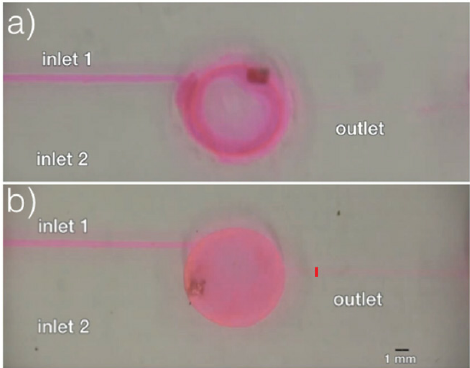
#> input picture homework/ImageProcessing_usecases/images/rhodamine.png, 470 x 368 px
$ jupyter execute --allow-errors practical_examples.ipynb   (older library calls are emulated)
#> lines starting #> are read from the running program, lines starting #| are printed output that depends on the picture; after the words box and inside, x2 and y2 are one past the last pixel; in counts of white or black regions, pixels touching at a corner belong together
[cell 1]
import cv2
import numpy as np
import matplotlib.pyplot as plt
from ipywidgets import interactive

[cell 2]
def show(image, title="image"):
    cv2.imshow(title,image)
    cv2.waitKey(0)
    cv2.destroyAllWindows()

[cell 3]
def show_all(images, titles):
    for i in range(len(images)):
        show(images[i], titles[i])

[cell 4]
## rhodamine dye mixing

[cell 5]
img = cv2.imread('./images/rhodamine.png', cv2.IMREAD_COLOR)
#> img is the input picture: shape (368, 470, 3); mean B, G, R 141.7, 145.2, 158.7

b,g,r = cv2.split(img)

w_r=2
w_b=1
w_g=1.8

weighted_image = w_r * r + w_b * r + w_g * g

weighted_image = cv2.normalize(weighted_image, None, 0, 255, cv2.NORM_MINMAX)

weighted_image = np.uint8(weighted_image)

# bwimg = cv2.cvtColor(weighted_image, cv2.COLOR_BGR2GRAY)

equalized_image = cv2.equalizeHist(weighted_image)

blurred_image = cv2.GaussianBlur(equalized_image, (5, 5), 0)

[cell 6]
images = [img, equalized_image, blurred_image]
titles = ["orginal", "equalized", "blurred"]
show_all(images, titles)
#> the loop in show_all, `for i in range(len(images)):` made 3 passes
#> the sliders are set to threshold = 140

[cell 7]
def binarize(threshold=100):
    _, binary_thresh = cv2.threshold(bwimg, threshold, 255, cv2.THRESH_BINARY)

    plt.imshow(binary_thresh)

#> (a cell that did not finish here is left out)

[cell 9]
_, thresholded_image = cv2.threshold(equalized_image, 141, 255, cv2.THRESH_BINARY)
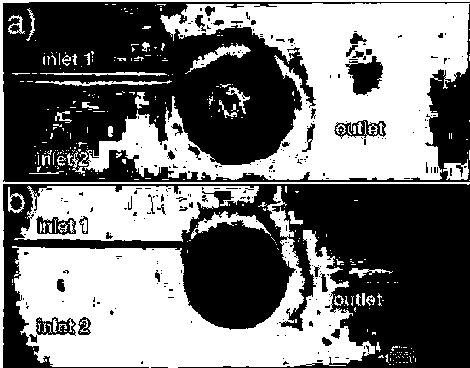
#> thresholded_image: shape (368, 470); 46.3% white; 327 white regions (273 under 20 px), largest, box (x1, y1, x2, y2) and area: (84, 3, 470, 180) 33778, (12, 186, 375, 368) 28954, (14, 186, 259, 242) 8601
show(thresholded_image)

[cell 10]
kernel = np.ones((2, 2), np.uint8)
opened = cv2.morphologyEx(thresholded_image, cv2.MORPH_CLOSE, kernel)
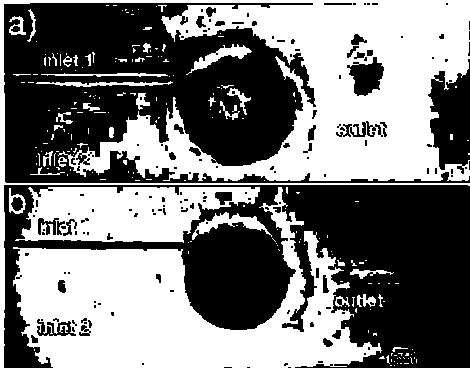
#> opened: shape (368, 470); 47.8% white; 207 white regions (167 under 20 px)
show(opened, "open")
contours, _ = cv2.findContours(thresholded_image, cv2.RETR_TREE, cv2.CHAIN_APPROX_SIMPLE)
#> contours = 690 contours, 599 with area under 20; largest, box (x1, y1, x2, y2) and area: (84, 3, 470, 180) 35484, (12, 186, 375, 368) 29406, (14, 186, 259, 242) 9294, (0, 0, 470, 368) 1891, (344, 55, 384, 96) 954

[cell 11]
output_image = img.copy()
cv2.drawContours(output_image, contours, -1, (0, 255, 0), 2)
#> the sliders are set to w_r = 1.0, w_b = 1.0, w_g = 0.5
show(output_image, "output")

[cell 12]
B,G,R = cv2.split(img)

def bias(w_r=1, w_b=1, w_g=1):
#> called with w_r = 1, w_b = 1, w_g = 0.5
    weighted_image = w_r * R + w_b * B - w_g * G
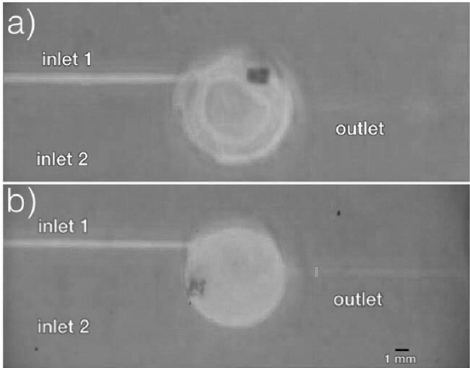
#> weighted_image: shape (368, 470) float64; min 56.5, max 383, mean 227.8; drawn with min black and max white

    weighted_image = cv2.normalize(weighted_image, None, 0, 255, cv2.NORM_MINMAX)

    weighted_image = np.uint8(weighted_image)
    image_rgb = cv2.cvtColor(weighted_image, cv2.COLOR_BGR2RGB)
    plt.imshow(image_rgb)

[cell 13]
w = interactive(bias, w_r=(0,2, 0.2), w_b=(0,2,0.2), w_g=(-1,2,0.2))
w

[cell 14]
# Gradient detection using Sobel operator
sobelx = cv2.Sobel(weighted_image, cv2.CV_64F, 1, 0, ksize=5)
sobely = cv2.Sobel(weighted_image, cv2.CV_64F, 0, 1, ksize=5)
sobel_magnitude = np.sqrt(sobelx**2 + sobely**2)
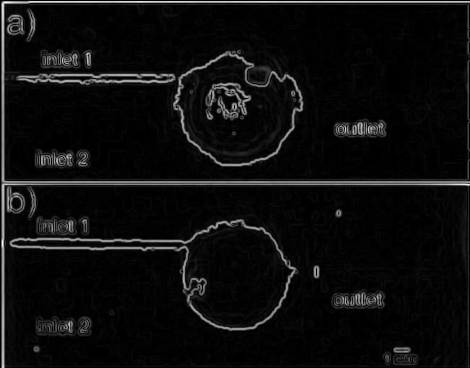
#> sobel_magnitude: shape (368, 470) float64; min 0, max 8669.1, mean 472.9; drawn with min black and max white

plt.imshow(sobel_magnitude, cmap='gray')

#> (a cell that did not finish here is left out)

[cell 16]
## x-Rays

[cell 17]
import cv2
import numpy as np
import matplotlib.pyplot as plt

xray_image = cv2.imread('./images/xray.jpg', cv2.IMREAD_GRAYSCALE)
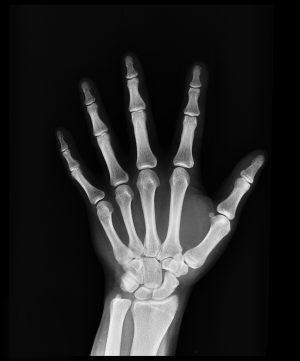
#> input picture homework/ImageProcessing_usecases/images/xray.jpg, 300 x 361 px
#> xray_image is the input picture: shape (361, 300); min 0, max 246, mean 36.2

blurred_image = cv2.GaussianBlur(xray_image, (11,11), 0)
#> blurred_image: shape (361, 300)

adaptive_thresh = cv2.adaptiveThreshold(blurred_image, 255,
                                        cv2.ADAPTIVE_THRESH_GAUSSIAN_C,
                                        cv2.THRESH_BINARY, 11, 2)
#> adaptive_thresh: shape (361, 300); 86.5% white; 104 black regions (77 under 20 px), largest, box (x1, y1, x2, y2) and area: (133, 56, 213, 255) 3740, (51, 78, 145, 351) 3710, (165, 153, 271, 354) 2164

kernel = np.ones((3, 3), np.uint8)
closed_image = cv2.morphologyEx(adaptive_thresh, cv2.MORPH_CLOSE, kernel)
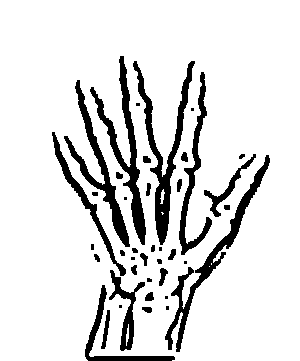
#> closed_image: shape (361, 300); 87.5% white; 40 black regions (11 under 20 px)

contours, _ = cv2.findContours(closed_image, cv2.RETR_TREE, cv2.CHAIN_APPROX_SIMPLE)
#> contours = 45 contours, 13 with area under 20; largest, box (x1, y1, x2, y2) and area: (0, 0, 300, 361) 106712, (132, 60, 196, 246) 2616, (164, 154, 271, 353) 2408, (89, 55, 147, 246) 2314, (63, 79, 131, 248) 1958

output_image = cv2.cvtColor(xray_image, cv2.COLOR_GRAY2BGR)
cv2.drawContours(output_image, contours, -1, (0, 255, 0), 2)

plt.figure(figsize=(10, 5))
plt.subplot(1, 2, 1)
plt.imshow(xray_image, cmap='gray')
plt.title('Original X-ray Image')

plt.subplot(1, 2, 2)
plt.imshow(output_image)
plt.title('Fracture Highlighted with Contours')
plt.show()

[cell 18]
imp_contour = []
best = contours[0]
#> best = contour of 91 points, box (x1, y1, x2, y2) (0, 0, 300, 361), area 106712
max_area = -1
for contour in contours:
    area = cv2.contourArea(contour)
    if area>max_area:
        best = contour
        max_area = area
#> this loop made 45 passes
#> (area, max_area) on pass 1: (106712.5, 106712.5)
#> area on passes 2, 3, 7, 8, 9, 11: 193.5, 60.5, 76, 25.5, 926, 112
#> after the loop, max_area = 106712.5

[cell 19]
max_area
#> Out = 106712.5

[cell 20]
imp_contour.append(best)

[cell 21]
output_image = cv2.cvtColor(xray_image, cv2.COLOR_GRAY2BGR)
cv2.drawContours(output_image, imp_contour, -1, (0, 255, 0), 2)

plt.figure(figsize=(10, 5))
plt.subplot(1, 2, 1)
plt.imshow(xray_image, cmap='gray')
plt.title('Original X-ray Image')

plt.subplot(1, 2, 2)
plt.imshow(output_image)
plt.title('Fracture Highlighted with Contours')
plt.show()

[cell 22]
## angiogram

[cell 23]
import cv2
import numpy as np
import matplotlib.pyplot as plt

angiogram = cv2.imread('./images/angiogram.jpeg', cv2.IMREAD_GRAYSCALE)
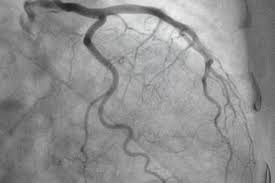
#> input picture homework/ImageProcessing_usecases/images/angiogram.jpeg, 275 x 183 px
#> angiogram: shape (183, 275); min 31, max 244, mean 144.1

blurred = cv2.GaussianBlur(angiogram, (5, 5), 0)

adaptive_thresh = cv2.adaptiveThreshold(blurred, 255,
                                        cv2.ADAPTIVE_THRESH_GAUSSIAN_C,
                                        cv2.THRESH_BINARY_INV, 11, 2)
#> adaptive_thresh: shape (183, 275); 24.4% white; 477 white regions (374 under 20 px), largest, box (x1, y1, x2, y2) and area: (54, 0, 237, 183) 4504, (244, 31, 262, 112) 388, (215, 58, 257, 169) 345

kernel = np.ones((3, 3), np.uint8)
closed = cv2.morphologyEx(adaptive_thresh, cv2.MORPH_CLOSE, kernel)
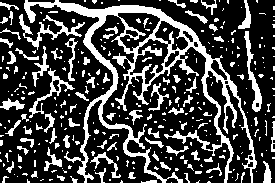
#> closed: shape (183, 275); 26.5% white; 309 white regions (225 under 20 px), largest, box (x1, y1, x2, y2) and area: (24, 0, 257, 183) 6544, (19, 14, 85, 50) 512, (244, 31, 262, 112) 408

def skeletonize(image):
    size = np.size(image)
#> size = 50325
    skel = np.zeros(image.shape, np.uint8)
    element = cv2.getStructuringElement(cv2.MORPH_CROSS, (3, 3))
    done = False

    while not done:
        eroded = cv2.erode(image, element)
        temp = cv2.dilate(eroded, element)
        temp = cv2.subtract(image, temp)
        skel = cv2.bitwise_or(skel, temp)
        image = eroded.copy()

        zeros = size - cv2.countNonZero(image)
        if zeros == size:
            done = True
#> this loop made 6 passes
#> zeros on passes 1 to 6: 44845, 48787, 49879, 50266, 50321, 50325
#> pass 1, in skeletonize, `temp = cv2.subtract(image, temp)`:
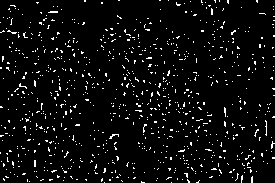
#> temp: shape (183, 275); 4.8% white in thin lines or dots
#> after the loop: eroded: shape (183, 275); every value is 0
#> after the loop: skel: shape (183, 275); 11% white in thin lines or dots

    return skel

skeleton = skeletonize(closed)

dist_transform = cv2.distanceTransform(closed, cv2.DIST_L2, 3)
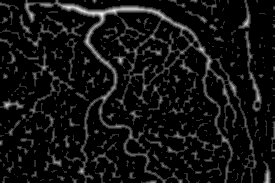
#> dist_transform: shape (183, 275) float32; min 0, max 5.06, mean 0.367; drawn with min black and max white

contours, _ = cv2.findContours(skeleton, cv2.RETR_TREE, cv2.CHAIN_APPROX_SIMPLE)
#> contours = 544 contours, 531 with area under 20; largest, box (x1, y1, x2, y2) and area: (29, 70, 64, 112) 110, (51, 77, 61, 93) 89, (245, 31, 261, 110) 66, (64, 85, 115, 172) 48, (253, 99, 261, 110) 44

thickness_list = []

for contour in contours:
    # Extract points of the contour
    for point in contour:
        x, y = point[0]
        # Measure the distance at this point (this gives half the thickness)
        thickness = dist_transform[y, x] * 2  # Multiply by 2 to get full thickness
        thickness_list.append(thickness)
#> this loop made 544 passes
#> contour on passes 1 to 3: [[208, 182], [209, 182]], [[171, 182]], [[146, 182], [148, 182]]
#> after the loop, thickness_list = 5397 values, max 9.3 at index 5063, min 1.91 at index 2, mean 3.04

if thickness_list:
    avg_thickness = np.mean(thickness_list)
#> avg_thickness = 3.04
    max_thickness = np.max(thickness_list)
#> max_thickness = 9.3
else:
    avg_thickness = 0
    max_thickness = 0

print(f"Average thickness: {avg_thickness:.2f} pixels")
#| Average thickness: 3.04 pixels
print(f"Max thickness: {max_thickness:.2f} pixels")
#| Max thickness: 9.30 pixels

# Step 10: Display the results
plt.figure(figsize=(10, 5))

plt.subplot(1, 3, 1)
plt.imshow(angiogram, cmap='gray')
plt.title('Original Angiogram')

plt.subplot(1, 3, 2)
plt.imshow(closed, cmap='gray')
plt.title('Segmented Vessels')

plt.subplot(1, 3, 3)
plt.imshow(skeleton, cmap='gray')
plt.title('Skeleton of Vessels')

plt.show()
